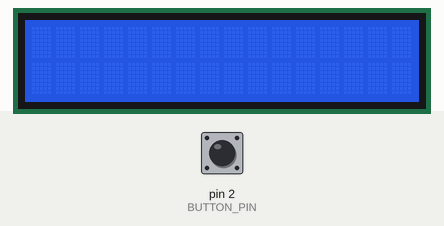
This sketch was run on a simulated Arduino Uno, built with avr-gcc and run on an emulated ATmega328P. Shown: 16×2 character LCD. The inputs (shaded band) are chosen by the test bench; at power-on: pin 2 (BUTTON_PIN) HIGH.

Above: at 1.2 s.
1.3 s: pin 2 (BUTTON_PIN) pulled LOW for 0.15 s
At 1.8 s:
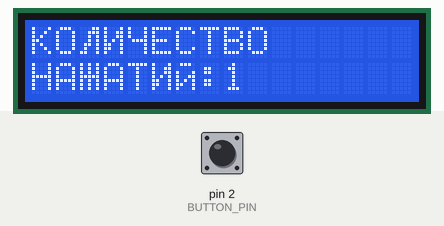
2.9 s: pin 2 (BUTTON_PIN) pulled LOW for 1 s
At 4.2 s:
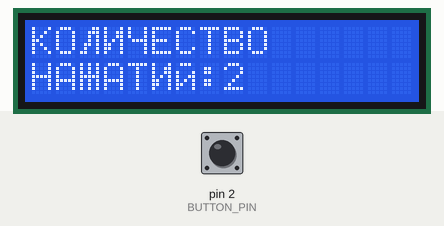
5.4 s: pin 2 (BUTTON_PIN) pulled LOW for 0.15 s
At 6.0 s:
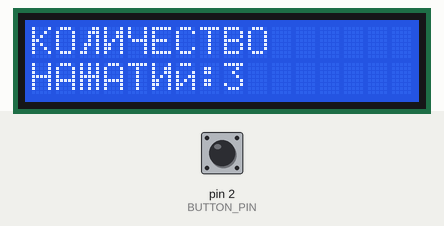
7.0 s: pin 2 (BUTTON_PIN) pulled LOW for 1 s
At 7.4 s:
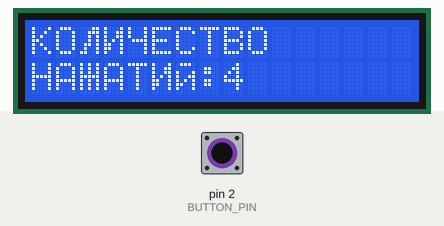
Timing chart, 0 to 10.0 s (numbered marks = the images above; inputs shaded):
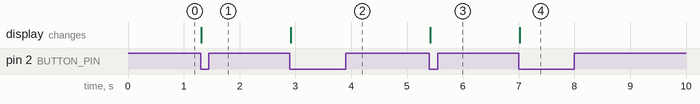

Measured:
- after the input at 1.3 s, the display: changes at once (image 1)
- after the input at 2.9 s, the display: changes at once (image 2)
- after the input at 5.4 s, the display: changes at once (image 3)
- after the input at 7.0 s, the display: changes at once (image 4)

The sketch:

sketch_dec17b.ino
```cpp
#include <LiquidCrystal.h>
#include <Wire.h>                 // Подключаем библиотеку Wire

byte bukva_B[8]   = {B11110,B10000,B10000,B11110,B10001,B10001,B11110,B00000,}; // Буква "Б"
byte bukva_G[8]   = {B11111,B10001,B10000,B10000,B10000,B10000,B10000,B00000,}; // Буква "Г"
byte bukva_D[8]   = {B01111,B00101,B00101,B01001,B10001,B11111,B10001,B00000,}; // Буква "Д"
byte bukva_ZH[8]  = {B10101,B10101,B10101,B11111,B10101,B10101,B10101,B00000,}; // Буква "Ж"
byte bukva_Z[8]   = {B01110,B10001,B00001,B00010,B00001,B10001,B01110,B00000,}; // Буква "З"
byte bukva_I[8]   = {B10001,B10011,B10011,B10101,B11001,B11001,B10001,B00000,}; // Буква "И"
byte bukva_IY[8]  = {B01110,B00000,B10001,B10011,B10101,B11001,B10001,B00000,}; // Буква "Й"
byte bukva_L[8]   = {B00011,B00111,B00101,B00101,B01101,B01001,B11001,B00000,}; // Буква "Л"
byte bukva_P[8]   = {B11111,B10001,B10001,B10001,B10001,B10001,B10001,B00000,}; // Буква "П"
byte bukva_Y[8]   = {B10001,B10001,B10001,B01010,B00100,B01000,B10000,B00000,}; // Буква "У"
byte bukva_F[8]   = {B00100,B11111,B10101,B10101,B11111,B00100,B00100,B00000,}; // Буква "Ф"
byte bukva_TS[8]  = {B10010,B10010,B10010,B10010,B10010,B10010,B11111,B00001,}; // Буква "Ц"
byte bukva_CH[8]  = {B10001,B10001,B10001,B01111,B00001,B00001,B00001,B00000,}; // Буква "Ч"
byte bukva_Sh[8]  = {B10101,B10101,B10101,B10101,B10101,B10101,B11111,B00000,}; // Буква "Ш"
byte bukva_Shch[8]= {B10101,B10101,B10101,B10101,B10101,B10101,B11111,B00001,}; // Буква "Щ"
byte bukva_Mz[8]  = {B10000,B10000,B10000,B11110,B10001,B10001,B11110,B00000,}; // Буква "Ь"
byte bukva_IYI[8] = {B10001,B10001,B10001,B11001,B10101,B10101,B11001,B00000,}; // Буква "Ы"
byte bukva_Yu[8]  = {B10010,B10101,B10101,B11101,B10101,B10101,B10010,B00000,}; // Буква "Ю"
byte bukva_Ya[8]  = {B01111,B10001,B10001,B01111,B00101,B01001,B10001,B00000,}; // Буква "Я"

int BUTTON_PIN = 2;

LiquidCrystal lcd(13, 12, 11, 10, 9, 8);
int counter = 0;
boolean buttonWasUp = true;

void setup()
{
  pinMode(BUTTON_PIN, INPUT_PULLUP);
  lcd.begin(16,2);
}

void loop()
{
 lcd.createChar(1, bukva_L);      // Создаем символ под номером 1
 lcd.createChar(2, bukva_I);
  lcd.createChar(3, bukva_CH);
   lcd.createChar(4, bukva_ZH);
    lcd.createChar(5, bukva_IY);
  boolean buttonIsUp = digitalRead(BUTTON_PIN);
  if (buttonWasUp && !buttonIsUp) {
    delay(10);
    if (!digitalRead(BUTTON_PIN) ){
      counter ++;
      lcd.clear();
      lcd.setCursor(0,0);
      lcd.print("KO\1\2\3ECTBO");
      lcd.setCursor(0,1);
      lcd.print("HA\4AT\2\5:");
      lcd.print(counter);
    }
  }
  buttonWasUp = buttonIsUp;
  }
```
